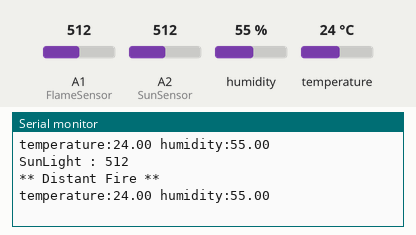
The sketch below on a simulated Arduino Uno, built with avr-gcc and run on an emulated ATmega328P. Parts: the last lines printed to the serial monitor. Inputs (shaded band) come from the test bench; at power-on: A1 (FlameSensor) = 512, humidity 55 %, A2 (SunSensor) = 512, temperature 24 °C.

Above: at 2.3 s.
2.4 s: A1 (FlameSensor) set to 716
At 3.0 s:
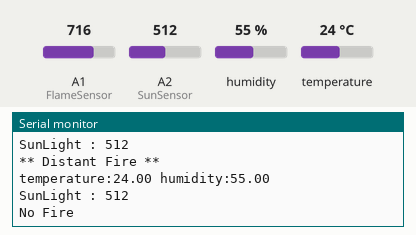
5.5 s: A1 (FlameSensor) set to 306
At 6.0 s:
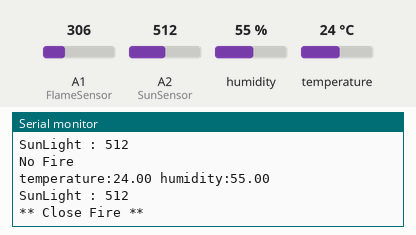
8.6 s: humidity set to 22 %
At 10.0 s:
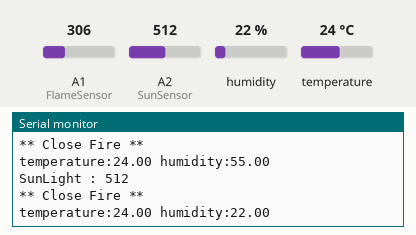
10.7 s: A2 (SunSensor) set to 716
At 12.6 s:
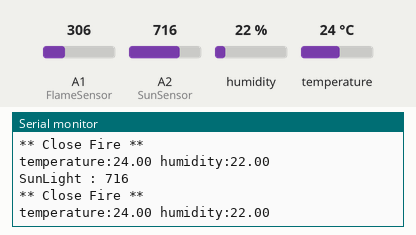
12.8 s: temperature set to 12 °C
At 14.6 s:
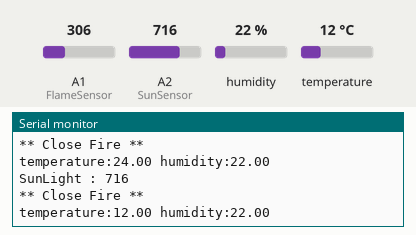
14.9 s: A2 (SunSensor) set to 992
At 17.6 s:
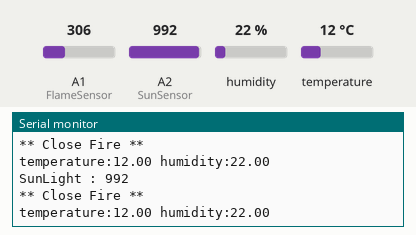
Timing chart, 0 to 18.0 s (numbered marks = the images above; inputs shaded):
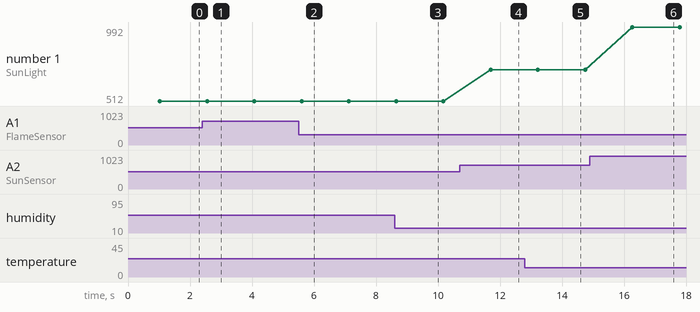

Measured:
- after the input at 2.4 s, the serial monitor: prints a new line after 0.17 s (image 1)
- after the input at 5.5 s, the serial monitor: prints a new line after 0.12 s (image 2)
- after the input at 8.6 s, the serial monitor: prints a new line after 0.57 s (image 3)
- after the input at 10.7 s, the serial monitor: prints a new line after 1.0 s (image 4)
- after the input at 12.8 s, the serial monitor: prints a new line after 0.95 s (image 5)
- after the input at 14.9 s, the serial monitor: prints a new line after 1.4 s (image 6)
- plotted number 1: 512 → 716 after the input at 10.7 s, 716 → 992 after the input at 14.9 s

The sketch:

sketch_total_sensor.ino
```cpp
/* Flame Sensor analog example.
Code by Reichenstein7 (thejamerson.com)

Flame Sensor Ordered from DX ( http://www.dx.com/p/arduino-flame-sensor-for-temperature-
detection-blue-dc-3-3-5v-118075?tc=USD&gclid=CPX6sYCRrMACFZJr7AodewsA-Q#.U_n5jWOrjfU )

To test view the output, point a serial monitor such as Putty at your arduino.
*/
#include <DHT11.h>
// lowest and highest sensor readings:
const int sensorMin = 0;     // sensor minimum
const int sensorMax = 1024;  // sensor maximum


//analog A0 = humi and temp sensor
//analog A1 = flame sensor
//analog A2 = sunlight sensor

int HTSensor = A0;
int FlameSensor = A1;
int SunSensor = A2;

int sensorValue = 0;
DHT11 dht11(HTSensor);
float temp, humi;

void setup() {
  // initialize serial communication @ 9600 baud:
  Serial.begin(9600);
}
void loop() {
////////////////
  if((dht11.read(humi, temp))==0)
  {
    Serial.print("temperature:");
    Serial.print(temp);
    Serial.print(" humidity:");
    Serial.print(humi);
    Serial.println();
  }
  delay(DHT11_RETRY_DELAY); //delay for reread

/////////////////////SunSensor//////////////////////////
  // read the sensor from sunlight
  sensorValue = analogRead (SunSensor);
  Serial.print("SunLight : ");
  Serial.println (sensorValue, DEC);

/////////////////////Flame Sensor///////////////////////
  // read the sensor from flame sensor
  int sensorReading = analogRead(FlameSensor);
  // map the sensor range (four options):
  // ex: 'long int map(long int, long int, long int, long int, long int)'
  int range = map(sensorReading, sensorMin, sensorMax, 0, 3);

  // range value:
  switch (range) {
  case 0:    // A fire closer than 1.5 feet away.
    Serial.println("** Close Fire **");
    break;
  case 1:    // A fire between 1-3 feet away.
    Serial.println("** Distant Fire **");
    break;
  case 2:    // No fire detected.
    Serial.println("No Fire");
    break;
  }
  delay(500);  // delay between reads
}
```
